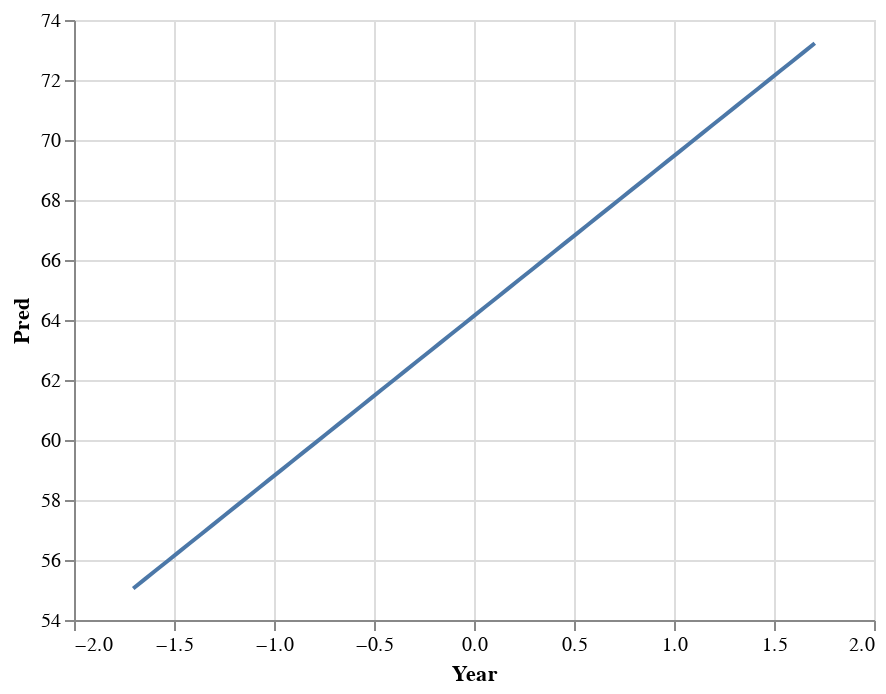

The code cell stored with this chart in its notebook:
### Markdown cell above
Here we can see that the coefficient refers to the slope and equals what we calculated before.

### Code cell
c2 = alt.Chart(df_lin2).mark_line().encode(
    x="Year",
    y=alt.Y("Pred", scale=alt.Scale(zero=False))
)
c2

### Figure 1 — Vega-Lite specification as saved in the notebook (floating-point values rounded to 4 significant figures; data arrays with more than 128 entries replaced by an {"elided": "..."} marker saying what was removed)
{"config": {"view": {"continuousWidth": 400, "continuousHeight": 300}}, "data": {"name": "data-e3c3403ed770be29b9052350faf57628"}, "mark": "line", "encoding": {"x": {"field": "Year", "type": "quantitative"}, "y": {"field": "Pred", "scale": {"zero": false}, "type": "quantitative"}}, "$schema": "https://vega.github.io/schema/vega-lite/v4.17.0.json", "datasets": {"data-e3c3403ed770be29b9052350faf57628": {"elided": "11407 records"}}}
